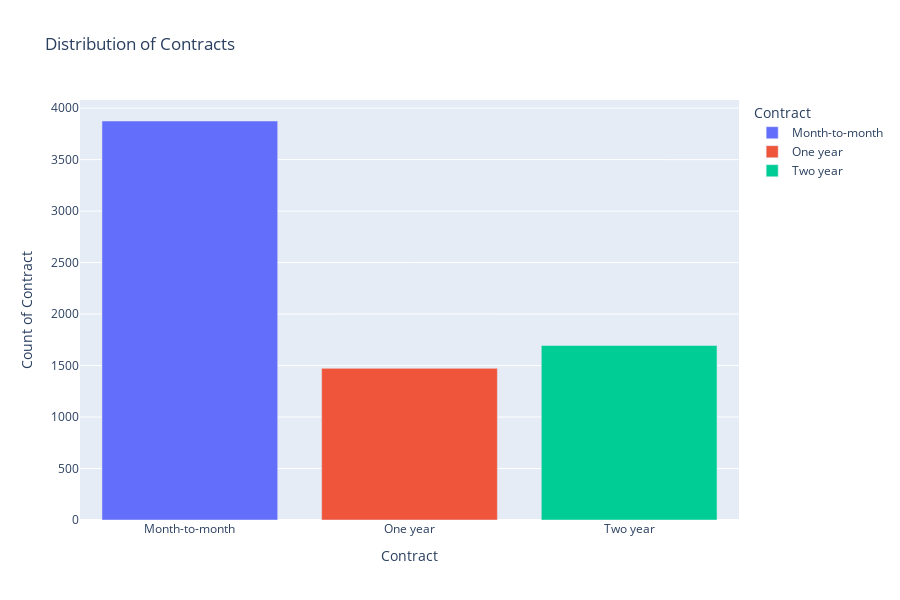

The notebook cell this image was saved under:
### Code cell
fig = px.bar(data_frame=telecom_contract_count, x = 'Contract', y = 'Counts', color = 'Contract', title='Distribution of Contracts')
fig.update_layout(autosize = False, width = 900, height = 600, xaxis_title = 'Contract', yaxis_title = 'Count of Contract', legend_title = 'Contract')

### Figure 1 — Plotly figure (JSON) as saved in the notebook; plotly's stock layout.template omitted (floating-point values rounded to 4 significant figures)
{"data": [{"alignmentgroup": "True", "hovertemplate": "Contract=%{x}<br>Counts=%{y}<extra></extra>", "legendgroup": "Month-to-month", "marker": {"color": "#636efa", "pattern": {"shape": ""}}, "name": "Month-to-month", "offsetgroup": "Month-to-month", "orientation": "v", "showlegend": true, "textposition": "auto", "type": "bar", "x": ["Month-to-month"], "xaxis": "x", "y": [3875], "yaxis": "y"}, {"alignmentgroup": "True", "hovertemplate": "Contract=%{x}<br>Counts=%{y}<extra></extra>", "legendgroup": "One year", "marker": {"color": "#EF553B", "pattern": {"shape": ""}}, "name": "One year", "offsetgroup": "One year", "orientation": "v", "showlegend": true, "textposition": "auto", "type": "bar", "x": ["One year"], "xaxis": "x", "y": [1473], "yaxis": "y"}, {"alignmentgroup": "True", "hovertemplate": "Contract=%{x}<br>Counts=%{y}<extra></extra>", "legendgroup": "Two year", "marker": {"color": "#00cc96", "pattern": {"shape": ""}}, "name": "Two year", "offsetgroup": "Two year", "orientation": "v", "showlegend": true, "textposition": "auto", "type": "bar", "x": ["Two year"], "xaxis": "x", "y": [1695], "yaxis": "y"}], "layout": {"autosize": false, "barmode": "relative", "height": 600, "legend": {"title": {"text": "Contract"}, "tracegroupgap": 0}, "title": {"text": "Distribution of Contracts"}, "width": 900, "xaxis": {"anchor": "y", "categoryarray": ["Month-to-month", "One year", "Two year"], "categoryorder": "array", "domain": [0, 1], "title": {"text": "Contract"}}, "yaxis": {"anchor": "x", "domain": [0, 1], "title": {"text": "Count of Contract"}}}}
